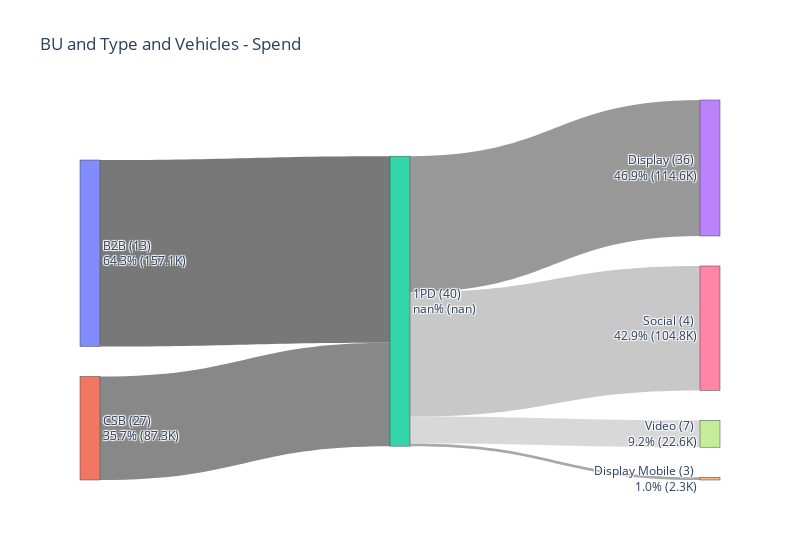
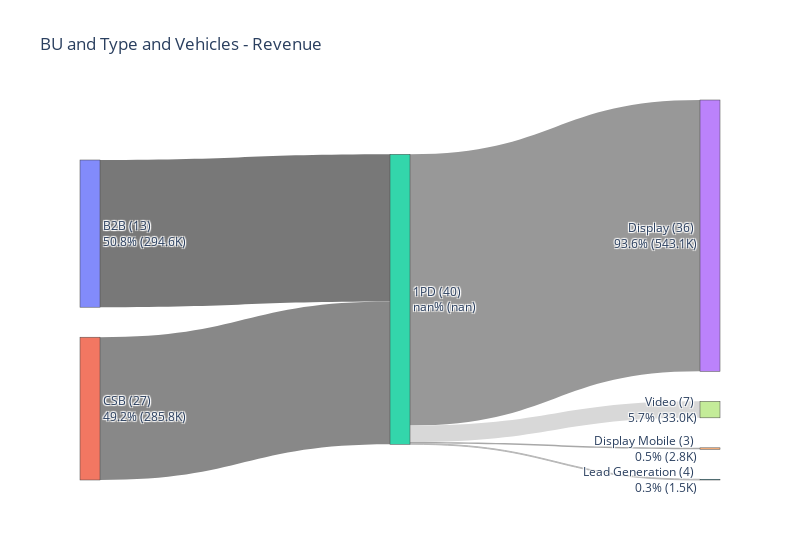

The cell these charts' notebook holds for them, in order:
### Markdown cell above
<h2>Bu | Type | Vehicle (by Dell)</h2>

### Code cell
bu_audiencetype_vehicle_sankey_plot(df,'Spend',True, 'BU and Type and Vehicles - Spend')
bu_audiencetype_vehicle_sankey_plot(df,'Net Rev', True, 'BU and Type and Vehicles - Revenue')

### Figure 1 — Plotly figure (JSON) as saved in the notebook; plotly's stock layout.template omitted (floating-point values rounded to 4 significant figures)
{"data": [{"arrangement": "snap", "link": {"color": ["#787878", "#888888", "#989898", "#A8A8A8", "#B8B8B8", "#C8C8C8", "#D8D8D8"], "source": [0, 1, 2, 2, 2, 2, 2], "target": [2, 2, 3, 4, 5, 6, 7], "value": [157100.0, 87260.0, 114600.0, 2344.0, 0, 104800.0, 22600.0]}, "node": {"label": ["B2B (13) <br>64.3% (157.1K)", "CSB (27) <br>35.7% (87.3K)", "1PD (40) <br>nan% (nan)", "Display (36) <br>46.9% (114.6K)", "Display Mobile (3) <br>1.0% (2.3K)", "Lead Generation (4) <br>0.0% (0)", "Social (4) <br>42.9% (104.8K)", "Video (7) <br>9.2% (22.6K)"], "pad": 30, "thickness": 20}, "type": "sankey"}], "layout": {"title": {"text": "BU and Type and Vehicles - Spend"}, "width": 800}}

### Figure 2 — Plotly figure (JSON) as saved in the notebook; plotly's stock layout.template omitted (floating-point values rounded to 4 significant figures)
{"data": [{"arrangement": "snap", "link": {"color": ["#787878", "#888888", "#989898", "#A8A8A8", "#B8B8B8", "#C8C8C8", "#D8D8D8"], "source": [0, 1, 2, 2, 2, 2, 2], "target": [2, 2, 3, 4, 5, 6, 7], "value": [294600.0, 285800.0, 543100.0, 2839.0, 1509.0, 0, 33040.0]}, "node": {"label": ["B2B (13) <br>50.8% (294.6K)", "CSB (27) <br>49.2% (285.8K)", "1PD (40) <br>nan% (nan)", "Display (36) <br>93.6% (543.1K)", "Display Mobile (3) <br>0.5% (2.8K)", "Lead Generation (4) <br>0.3% (1.5K)", "Social (4) <br>0.0% (0)", "Video (7) <br>5.7% (33.0K)"], "pad": 30, "thickness": 20}, "type": "sankey"}], "layout": {"title": {"text": "BU and Type and Vehicles - Revenue"}, "width": 800}}
